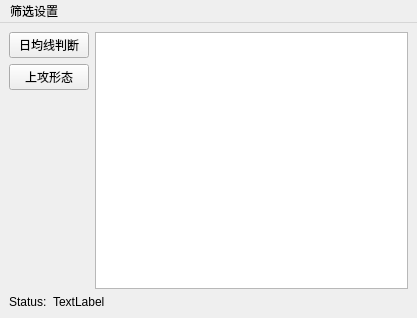
<?xml version="1.0" encoding="UTF-8"?>
<ui version="4.0">
 <class>clsMainWindow</class>
 <widget class="QMainWindow" name="clsMainWindow">
  <property name="geometry">
   <rect>
    <x>0</x>
    <y>0</y>
    <width>417</width>
    <height>318</height>
   </rect>
  </property>
  <property name="windowTitle">
   <string>Abama Stock Analysis</string>
  </property>
  <widget class="QWidget" name="centralwidget">
   <layout class="QVBoxLayout" name="verticalLayout_2">
    <item>
     <layout class="QHBoxLayout" name="horizontalLayout_2">
      <item>
       <layout class="QVBoxLayout" name="verticalLayout">
        <item>
         <widget class="QPushButton" name="btnMa">
          <property name="text">
           <string>日均线判断</string>
          </property>
         </widget>
        </item>
        <item>
         <widget class="QPushButton" name="btnAttact">
          <property name="text">
           <string>上攻形态</string>
          </property>
         </widget>
        </item>
        <item>
         <spacer name="verticalSpacer">
          <property name="orientation">
           <enum>Qt::Vertical</enum>
          </property>
          <property name="sizeHint" stdset="0">
           <size>
            <width>20</width>
            <height>40</height>
           </size>
          </property>
         </spacer>
        </item>
       </layout>
      </item>
      <item>
       <widget class="QTextEdit" name="txtCodes"/>
      </item>
     </layout>
    </item>
    <item>
     <layout class="QHBoxLayout" name="horizontalLayout" stretch="0,10">
      <item>
       <widget class="QLabel" name="label_2">
        <property name="text">
         <string>Status:</string>
        </property>
       </widget>
      </item>
      <item>
       <widget class="QLabel" name="label">
        <property name="text">
         <string>TextLabel</string>
        </property>
       </widget>
      </item>
     </layout>
    </item>
   </layout>
  </widget>
  <widget class="QMenuBar" name="menuBar">
   <property name="geometry">
    <rect>
     <x>0</x>
     <y>0</y>
     <width>417</width>
     <height>28</height>
    </rect>
   </property>
   <widget class="QMenu" name="menu">
    <property name="title">
     <string>筛选设置</string>
    </property>
    <addaction name="actHsl"/>
   </widget>
   <addaction name="menu"/>
  </widget>
  <action name="actHsl">
   <property name="text">
    <string>换手率设置</string>
   </property>
  </action>
 </widget>
 <resources/>
 <connections/>
</ui>
